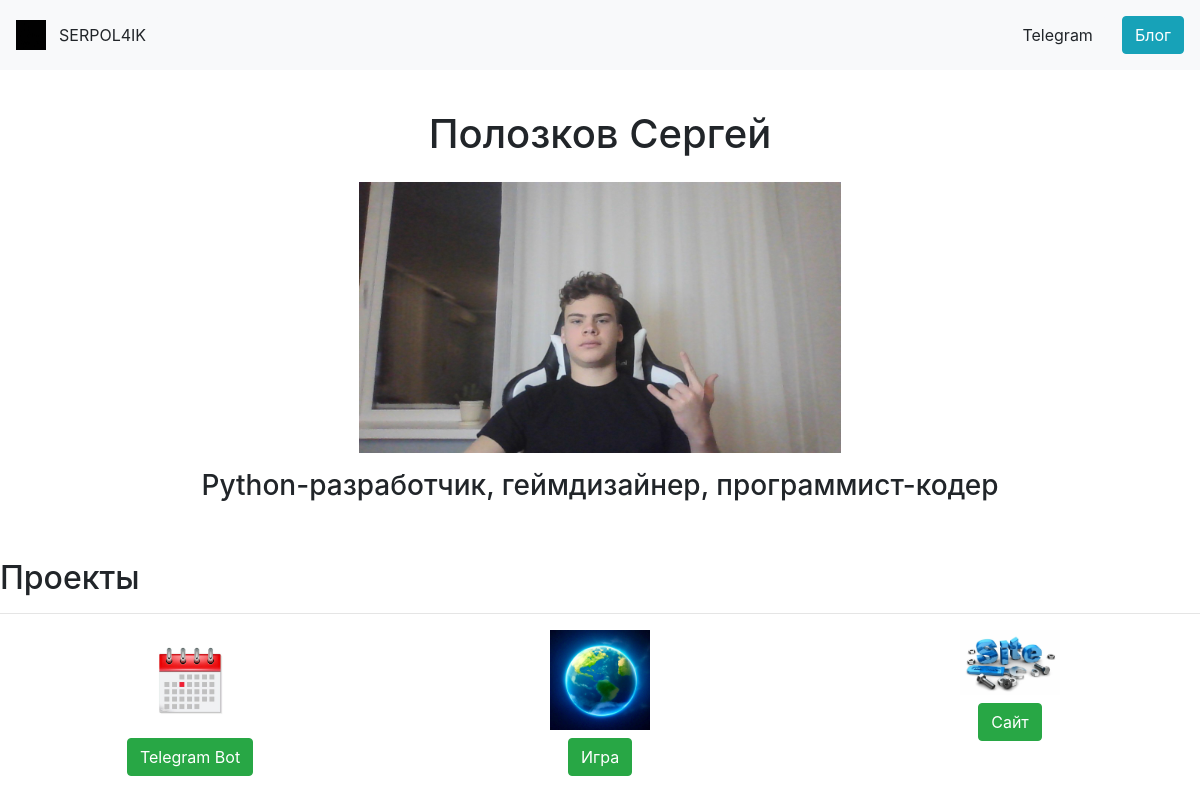
The page / on the database its author committed.
### portfolio/models.py (models this page shows, shortened)
class Project(models.Model):
    title = models.CharField(max_length=100)
    description = models.CharField(max_length=250)
    image = models.ImageField(upload_to='portfolio/images/')
    url = models.URLField(blank=True)

### portfolio/views.py (the view)
# urls.py: 2. Add a URL to urlpatterns:  path('', views.home, name='home')
def home(request):
    projects = Project.objects.all()
    return render(request, 'portfolio/home.html', {'projects':projects})

### portfolio/templates/portfolio/home.html (shortened to what this page needs)
{% extends 'portfolio/base.html' %}
{% block content %}
{% load static %}
<div class="row justify-content-center my-3">
    <div class="col-md-9 text-center">
        <h1 id="hometext" class="font-weight-bolt">Полозков Сергей</h1>
    </div>
</div>
<div class="row justify-content-center my-3">
    <div class="col-5">
        <img src="{% static 'portfolio/WIN_20231211_18_07_23_Pro.jpg' %}" class="img-fluid" width=700 height=700>
    </div>
</div>
<div class="row justify-content-center my-3">
    <div class="col-md-9 text-center">
        <h3 class="font-weight-bolt">Python-разработчик, геймдизайнер, программист-кодер</h3>
    </div>
</div>
<h2 class="mt-5">Проекты</h2>
<hr>
<div class="row text-center">
    {% for project in projects %}
    <div class="col-lg-4 col-md-6">
        {% if project.url %}
        <a href="{{ project.url }}">
            <img src="{{ project.image.url }}" class="img-fluid mb-2" width=100 height=100>
        </a>
        {% else %}
        <img src="{{ project.image.url }}" class="img-fluid mb-2" width=100 height=100>
        {% endif %}
        <br>
        <a href="{{ project.url }}">
            <input type="submit" value="{{ project.title }}" class="btn btn-success">
        </a>
    </div>
    {% endfor %}
</div>
{% endblock %}

### rows shown on the page
Project: image (picture), title "Telegram Bot"
Project: image (picture), title "Игра"
Project: image (picture), title "Сайт"
